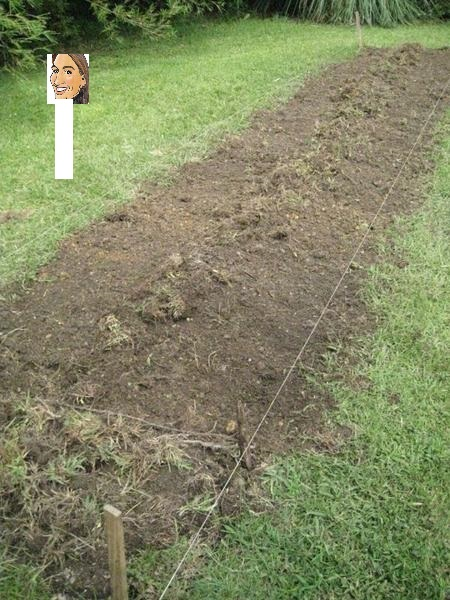
#> input picture test.png, 450 x 600 px
$ python face_det.py
#> lines starting #> are read from the running program, lines starting #| are printed output that depends on the picture; after the words box and inside, x2 and y2 are one past the last pixel; in counts of white or black regions, pixels touching at a corner belong together
# -*- coding: utf-8 -*-
"""
Created on Mon Jul  1 14:36:13 2019

@author: Amanda
"""
import cv2
import numpy as np

def face_det(image):
    face_cascade = cv2.CascadeClassifier('haarcascade_frontalface_default.xml')

#    # Read the image
#    image_path = 'grass_4.png'
#    image = cv2.imread(image_path, cv2.IMREAD_UNCHANGED)
#
#    gray = cv2.cvtColor(image, cv2.COLOR_BGR2GRAY)

    # Detect faces in the image
    faces = face_cascade.detectMultiScale(
        image,
        scaleFactor=1.25,#1.25,
        minNeighbors=2,
        minSize=(30, 30),
    )
    #print(faces)
    N_face = len(faces)
    #print('Found {0} faces!'.format(len(faces)))

    # Draw a rectangle around the faces
    image_ = np.copy(image)
    for (x, y, w, h) in faces:
        cv2.rectangle(image_, (x, y), (x + w, y + h), (0, 255, 0), 2)


    #cv2.imshow("Faces found", image)
    cv2.imwrite("[Output]face_det.jpg", image_)
    #cv2.waitKey(0)

    #cv2.destroyAllWindows()

    return N_face, faces, image_


if __name__ == '__main__':
    image_path = 'test.png'
    image = cv2.imread(image_path, cv2.IMREAD_UNCHANGED)
#> image is the input picture: shape (600, 450, 3); mean B, G, R 99, 135, 130.3
    gray = cv2.cvtColor(image, cv2.COLOR_BGR2GRAY)
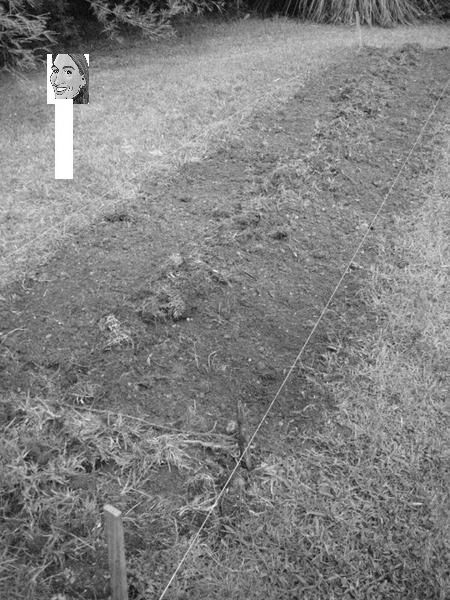
#> gray: shape (600, 450); min 2, max 255, mean 129.5

    N_face, faces = face_det(gray)
#> in face_det, `faces = face_cascade.detectMultiScale( image, scaleFactor=1.25,#1.25, ..`: faces = [[38, 51, 50, 50]]
#> in face_det, `N_face = len(faces)`: N_face = 1
#> the loop in face_det, `for (x, y, w, h) in faces:` made 1 pass
#> after the loop in face_det, `for (x, y, w, h) in faces:`:
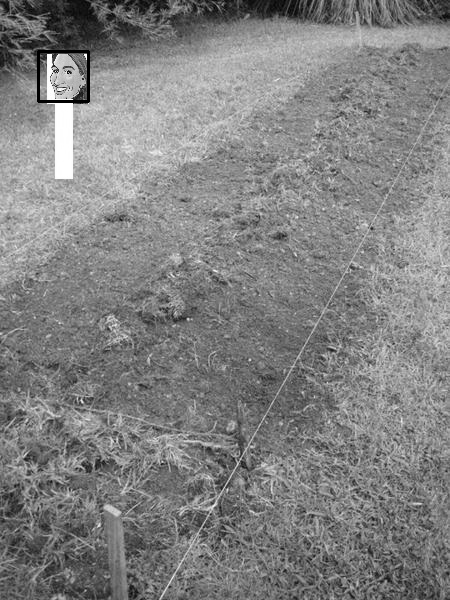
#> image_: shape (600, 450); 0.22% of pixels changed, all inside (x1, y1, x2, y2) = (37, 50, 90, 103)
#> (the run stopped early here; a loop or call above may not have finished)
